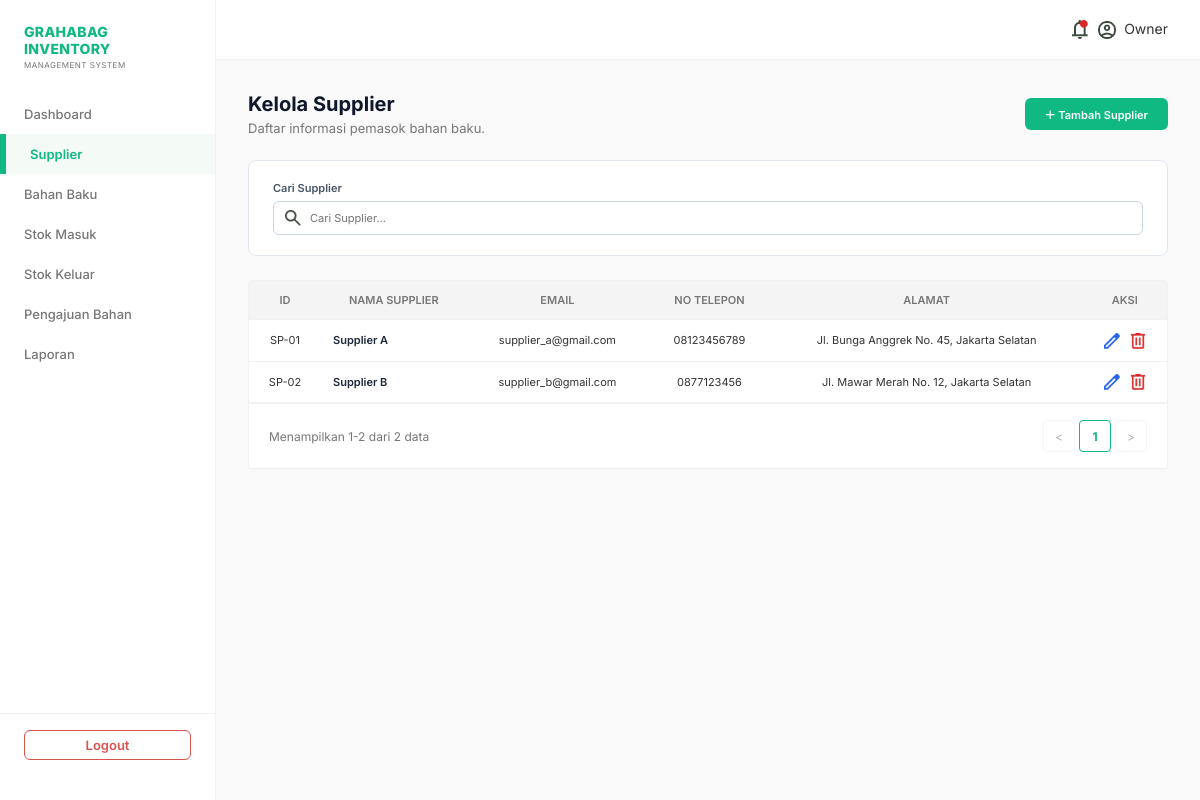
The page /pages/supplier.php (signed in) on the database its author committed.
### tables this page shows
CREATE TABLE suppliers (
    supplier_id INT AUTO_INCREMENT PRIMARY KEY,
    supplier_name VARCHAR(50) NOT NULL,
    email VARCHAR(100) NOT NULL,
    no_telp VARCHAR(50) NOT NULL,
    address VARCHAR(255) NOT NULL
);

### pages/supplier.php (the view, shortened to what this page needs)
<?php
require_once '../includes/header.php';
require_once '../includes/sidebar.php';
$role = $_SESSION['role'] ?? 'admin';
$query_supplier = "SELECT * FROM suppliers ORDER BY supplier_id ASC";
$suppliers = $conn->query($query_supplier);
$total_supplier = $suppliers->num_rows;
?>
<div class="bahan-baku-container">
    <div class="page-header-action">
        <div class="header-left">
            <h1 class="page-title-main">Kelola Supplier</h1>
            <p class="page-subtitle-main">Daftar informasi pemasok bahan baku.</p>
        </div>
        <?php if ($role === 'owner'): ?>
        <button class="btn-add-primary btn-open-modal" data-target="addSupplierModal">＋ Tambah Supplier</button>
        <?php endif; ?>
    </div>
    <div class="filter-stok-wrapper">
        <div class="search-stock-box">
            <label>Cari Supplier</label>
            <div class="search-input-inner">
                <img src="../assets/icons/search.png" alt="Search" class="table-icon-img">
                <input type="text" id="tableSearch" placeholder="Cari Supplier...">
            </div>
        </div>
    </div>
    <div class="content-table-wrapper">
        <table class="data-table">
            <thead>
                <tr>
                    <th>ID</th>
                    <th>NAMA SUPPLIER</th>
                    <th>EMAIL</th>
                    <th>NO TELEPON</th>
                    <th>ALAMAT</th>
                    <?php if ($role === 'owner'): ?>
                    <th>AKSI</th>
                    <?php endif; ?>
                </tr>
            </thead>
            <tbody>
                <?php if ($total_supplier > 0): ?>
                    <?php while($row = $suppliers->fetch_assoc()): ?>
                    <tr>
                        <td>SP-0<?php echo $row['supplier_id']; ?></td>
                        <td class="text-material-name"><?php echo htmlspecialchars($row['supplier_name']); ?></td>
                        <td><?php echo htmlspecialchars($row['email']); ?></td>
                        <td><?php echo htmlspecialchars($row['no_telp']); ?></td>
                        <td><?php echo htmlspecialchars($row['address']); ?></td>
                        <?php if ($role === 'owner'): ?>
                        <td style="text-align: center;">
                            <div class="action-buttons-flex">
                                <button class="btn-action-edit btnEditSupplierTrigger"
                                        data-id="<?php echo $row['supplier_id']; ?>"
                                        data-name="<?php echo htmlspecialchars($row['supplier_name']); ?>"
                                        data-email="<?php echo htmlspecialchars($row['email']); ?>"
                                        data-phone="<?php echo htmlspecialchars($row['no_telp']); ?>"
                                        data-address="<?php echo htmlspecialchars($row['address']); ?>">
                                    <img src="../assets/icons/edit.png" alt="Edit" class="table-icon-img">
                                </button>
                                <a href="../api/delete_supplier.php?id=<?php echo $row['supplier_id']; ?>"
                                   class="btn-action-delete btn-delete-confirm" data-confirm-message="Apakah Anda yakin ingin menghapus data supplier ini secara permanen?">
                                    <img src="../assets/icons/delete.png" alt="Delete" class="table-icon-img">
                                </a>
                            </div>
                        </td>
                        <?php endif; ?>
                    </tr>
                    <?php endwhile; ?>
                <?php else: ?>
                    <tr>
                        <td colspan="<?php echo ($role === 'owner') ? '6' : '5'; ?>" style="text-align: center; color: var(--text-secondary);">Belum ada data supplier.</td>
                    </tr>
                <?php endif; ?>
            </tbody>
        </table>
        <div class="table-footer-pagination">
            <div class="pagination-info">Menampilkan 1-<?php echo $total_supplier; ?> dari <?php echo $total_supplier; ?> data</div>
            <div class="pagination-controls">
            </div>
        </div>
    </div>
</div>
</div> </div> <script src="../assets/main.js?v=<?= time(); ?>"></script>
</body>
</html>

### assets/style.css (style rules this page uses)
:root { --main-green: #10b981; --light-green: #76c800; --pale-white: #f9f9f9; --light-gray: #f4f4f4; --accent-blue: #4fa3f7; --text-main: #333333; --text-secondary: #777777; --error-red: #d9534f; --success-green: #5cb85c; --border-color: #eef2f5; }
* { box-sizing: border-box; margin: 0; padding: 0; font-family: "Inter", sans-serif; }
body { background-color: var(--pale-white); color: var(--text-main); }
.content-table-wrapper { background: #ffffff; border: 1px solid var(--border-color); border-radius: 4px; }
.table-icon-img { width: 16px; height: 16px; object-fit: contain; vertical-align: middle; }
.data-table { width: 100%; border-collapse: collapse; text-align: left; font-size: 11px; }
.data-table th { background-color: var(--light-gray); padding: 12px 12px; font-weight: 600; color: var(--text-secondary); border-bottom: 1px solid var(--border-color); text-align: center; }
.data-table td { padding: 12px 12px; border-bottom: 1px solid var(--border-color); text-align: center; }
.page-header-action { display: flex; justify-content: space-between; align-items: center; margin-bottom: 24px; }
.page-title-main { font-size: 20px; font-weight: 700; color: #0f172a; }
.page-subtitle-main { font-size: 13px; color: var(--text-secondary); margin-top: 4px; }
.btn-add-primary { background-color: #10b981; color: #ffffff; border: none; padding: 8px 20px; border-radius: 6px; font-weight: 600; font-size: 11px; cursor: pointer; transition: background 0.2s; }
.text-material-name { color: #1e293b; font-weight: 600 !important; text-align: left !important; }
.action-buttons-flex { display: flex; justify-content: center; gap: 10px; }
.btn-action-view, .btn-action-edit, .btn-action-delete { background: none; border: none; cursor: pointer; font-size: 12px; transition: transform 0.1s; text-decoration: none; }
.table-footer-pagination { padding: 16px 20px; display: flex; justify-content: space-between; align-items: center; border-top: 1px solid var(--border-color); }
.pagination-info { font-size: 12px; color: var(--text-secondary); }
.pagination-controls { display: flex; align-items: center; gap: 4px; }
.filter-stok-wrapper { background: #ffffff; border: 1px solid #e2e8f0; border-radius: 8px; padding: 20px 24px; display: flex; align-items: flex-end; gap: 20px; margin-bottom: 24px; }
.date-input-box label, .search-stock-box label { font-size: 11px; font-weight: 600; color: #475569; }
.search-stock-box { display: flex; flex-direction: column; gap: 6px; flex-grow: 1; }
.search-input-inner { position: relative; }
.search-input-inner .table-icon-img { position: absolute; left: 12px; top: 50%; transform: translateY(-50%); }
.search-input-inner input { width: 100%; padding: 9px 12px 9px 36px; border: 1px solid #cbd5e1; border-radius: 6px; font-size: 11px; outline: none; }

### rows shown on the page
suppliers: supplier_id "1", supplier_name "Supplier A", email "supplier_a@gmail.com", no_telp "08123456789", address "Jl. Bunga Anggrek No. 45, Jakarta Selatan"
suppliers: supplier_id "2", supplier_name "Supplier B", email "supplier_b@gmail.com", no_telp "0877123456", address "Jl. Mawar Merah No. 12, Jakarta Selatan"

### other values the page prints
$_SESSION['full_name'] "Owner"
